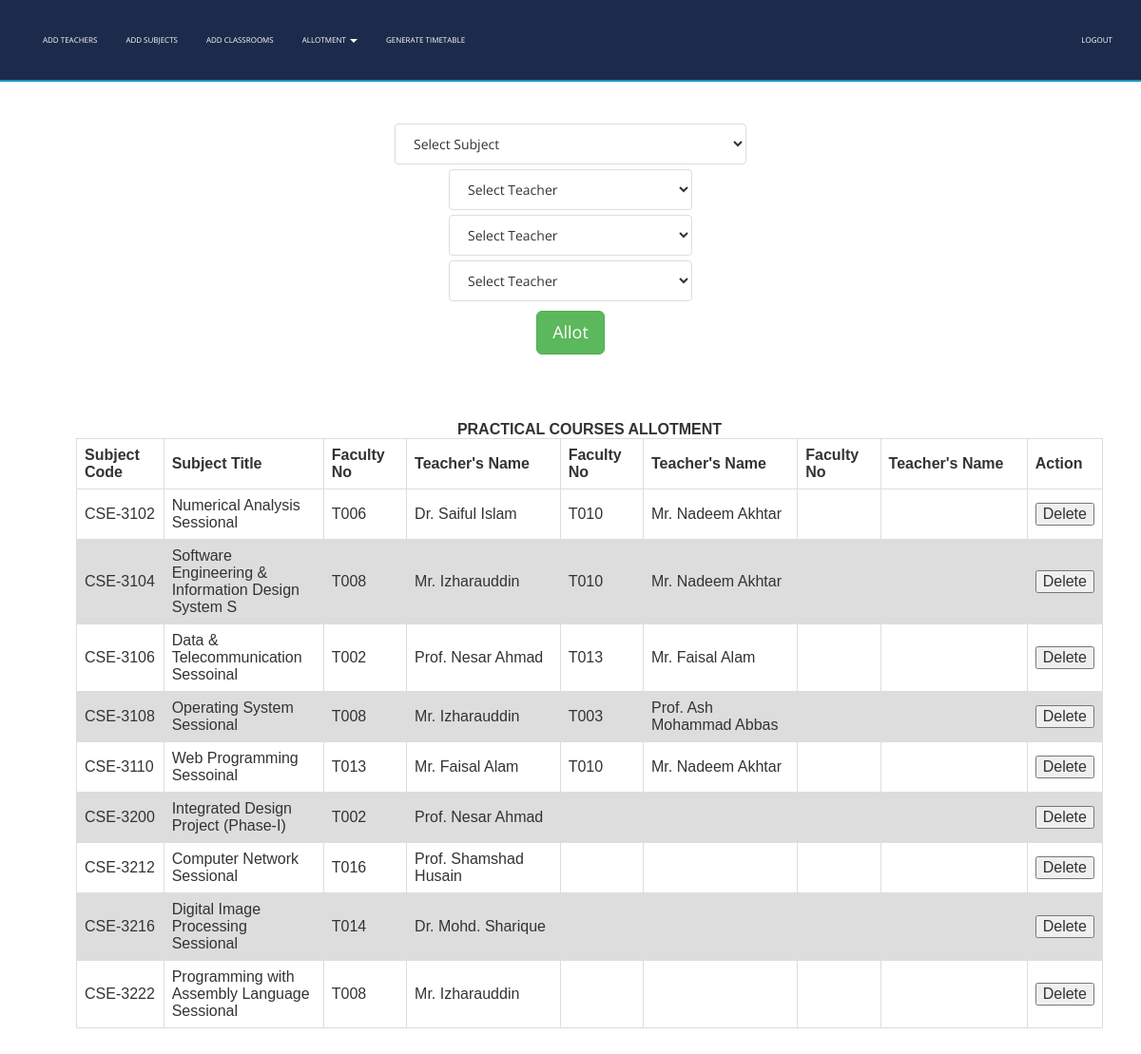
The page /allotpracticals.php on the database its author committed.
### tables this page shows
CREATE TABLE `subjects` (
  `subject_code` varchar(10) NOT NULL,
  `subject_name` varchar(50) NOT NULL,
  `course_type` varchar(15) NOT NULL,
  `semester` int(1) NOT NULL,
  `department` varchar(50) NOT NULL,
  `isAlloted` int(1) NOT NULL,
  `allotedto` text NOT NULL,
  `allotedto2` text NOT NULL,
  `allotedto3` text NOT NULL
);

CREATE TABLE `teachers` (
  `faculty_number` varchar(10) NOT NULL,
  `name` text NOT NULL,
  `alias` varchar(10) NOT NULL,
  `designation` varchar(30) NOT NULL,
  `contact_number` varchar(15) NOT NULL,
  `emailid` varchar(50) NOT NULL
);

### allotpracticals.php (the view, shortened to what this page needs)
<!DOCTYPE html>
<html xmlns="http://www.w3.org/1999/xhtml" xmlns="http://www.w3.org/1999/html">
<head>
    <link href="assets/css/bootstrap.css" rel="stylesheet"/>
    <link href="assets/css/font-awesome.min.css" rel="stylesheet"/>
    <link href="assets/css/flexslider.css" rel="stylesheet"/>
    <link href="assets/css/style.css" rel="stylesheet"/>
</head>
<body>
<div class="navbar navbar-inverse navbar-fixed-top " id="menu">
    <div class="container">
        <div class="navbar-collapse collapse move-me">
            <ul class="nav navbar-nav navbar-left">
                <li><a href="addteachers.php">ADD TEACHERS</a></li>
                <li><a href="addsubjects.php">ADD SUBJECTS</a></li>
                <li><a href="addclassrooms.php">ADD CLASSROOMS</a></li>
                <li class="dropdown"><a class="dropdown-toggle" data-toggle="dropdown" aria-expanded="false">ALLOTMENT
                        <span class="caret"></span></a>
                </li>
                <li><a href="generatetimetable.php">GENERATE TIMETABLE</a></li>
            </ul>
            <ul class="nav navbar-nav navbar-right">
                <li><a href="index.php">LOGOUT</a></li>
            </ul>
        </div>
    </div>
</div>
<br>
<form action="allotmentpracticalFormvalidation.php" method="post" style="margin-top: 100px">
    <div align="center">
        <select name="tobealloted" class="list-group-item">
            <?php
            $q = mysqli_query(mysqli_connect("localhost", "root", "", "ttms"),
                "SELECT * FROM subjects WHERE course_type = 'LAB'");
            $row_count = mysqli_num_rows($q);
            if ($row_count) {
                $mystring = '
         <option selected disabled>Select Subject</option>';
                while ($row = mysqli_fetch_assoc($q)) {
                    if ($row['isAlloted'] == 1)
                        continue;
                    $mystring .= '<option value="' . $row['subject_code'] . '">' . $row['subject_name'] . '</option>';
                }
                echo $mystring;
            }
            ?>
        </select>
    </div>
    <div align="center" style="margin-top: 5px">
        <select name="toalloted" class="list-group-item">
            <?php
            $q = mysqli_query(mysqli_connect("localhost", "root", "", "ttms"),
                "SELECT * FROM teachers ");
            $row_count = mysqli_num_rows($q);
            if ($row_count) {
                $mystring = '
         <option selected disabled>Select Teacher</option>';
                while ($row = mysqli_fetch_assoc($q)) {
                    $mystring .= '<option value="' . $row['faculty_number'] . '">' . $row['name'] . '</option>';
                }
                echo $mystring;
            }
            ?>
        </select>
    </div>
    <div align="center" style="margin-top: 5px">
        <select name="toalloted2" class="list-group-item">
            <?php
            $q = mysqli_query(mysqli_connect("localhost", "root", "", "ttms"),
                "SELECT * FROM teachers ");
            $row_count = mysqli_num_rows($q);
            if ($row_count) {
                $mystring = '
         <option selected disabled>Select Teacher</option>';
                while ($row = mysqli_fetch_assoc($q)) {
                    $mystring .= '<option value="' . $row['faculty_number'] . '">' . $row['name'] . '</option>';
                }
                echo $mystring;
            }
            ?>
        </select>
    </div>
    <div align="center" style="margin-top: 5px">
        <select name="toalloted3" class="list-group-item">
            <?php
            $q = mysqli_query(mysqli_connect("localhost", "root", "", "ttms"),
                "SELECT * FROM teachers ");
            $row_count = mysqli_num_rows($q);
            if ($row_count) {
                $mystring = '
         <option selected disabled>Select Teacher</option>';
                while ($row = mysqli_fetch_assoc($q)) {
                    $mystring .= '<option value="' . $row['faculty_number'] . '">' . $row['name'] . '</option>';
                }
                echo $mystring;
            }
            ?>
        </select>
    </div>
    <div align="center" style="margin-top: 10px">
        <button type="submit" class="btn btn-success btn-lg">Allot</button>
    </div>
</form>
<table id=allotedpracticalstable>
    <caption><strong>PRACTICAL COURSES ALLOTMENT</strong></caption>
    <tr>
        <th width="130">Subject Code</th>
        <th width=200>Subject Title</th>
        <th width="120">Faculty No</th>
        <th width="300">Teacher's Name</th>
        <th width="120">Faculty No</th>
        <th width="300">Teacher's Name</th>
        <th width="120">Faculty No</th>
        <th width="300">Teacher's Name</th>
        <th width="40">Action</th>
    </tr>
    <tbody>
    <?php
    $q = mysqli_query(mysqli_connect("localhost", "root", "", "ttms"),
        "SELECT * FROM subjects");
    while ($row = mysqli_fetch_assoc($q)) {
        if (!($row['course_type'] == "LAB"))
            continue;
        $teacher_id1 = $row['allotedto'];
        $teacher_id2 = $row['allotedto2'];
        $teacher_id3 = $row['allotedto3'];
        $t1 = mysqli_query(mysqli_connect("localhost", "root", "", "ttms"),
            "SELECT name FROM teachers WHERE faculty_number = '$teacher_id1'");
        $trow1 = mysqli_fetch_assoc($t1);
        $t2 = mysqli_query(mysqli_connect("localhost", "root", "", "ttms"),
            "SELECT name FROM teachers WHERE faculty_number = '$teacher_id2'");
        $trow2 = mysqli_fetch_assoc($t2);
        $t3 = mysqli_query(mysqli_connect("localhost", "root", "", "ttms"),
            "SELECT name FROM teachers WHERE faculty_number = '$teacher_id3'");
        $trow3 = mysqli_fetch_assoc($t3);
        echo "<tr><td>{$row['subject_code']}</td>
                    <td>{$row['subject_name']}</td>
                    <td>{$row['allotedto']}</td>
                    <td>{$trow1['name']}</td>
                    <td>{$row['allotedto2']}</td>
                    <td>{$trow2['name']}</td>
                    <td>{$row['allotedto3']}</td>
                    <td>{$trow3['name']}</td>
                   <td>
                    <button>Delete</button></td>
                    </tr>\n";
    }
    ?>
    </tbody>
</table>
</body>
</html>

### assets/css/style.css (style rules this page uses)
#menu { background-color: rgba(28, 43, 75, 1); color: #fff; font-size: 8px; font-weight: 400; min-height: 40px; padding: 10px 0; border-bottom: 2px solid #1A94C4; }
.navbar-inverse { border-color: transparent; }
.navbar-inverse .navbar-nav > li > a, .navbar-inverse .navbar-nav > li > a:hover { color: #FFF; padding: 22px 15px; }

### allotpracticals.php (style rules this page uses)
table { margin-top: 70px; margin-bottom: 50px; font-family: arial, sans-serif; border-collapse: collapse; margin-left: 80px; width: 90%; }
td, th { border: 1px solid #dddddd; text-align: left; padding: 8px; }
tr:nth-child(even) { background-color: #dddddd; }

### rows shown on the page
subjects: subject_code "CSE-3102", subject_name "Numerical Analysis Sessional", allotedto "T006", teachers.name "Dr. Saiful Islam", allotedto2 "T010", teachers.name "Mr. Nadeem Akhtar"
subjects: subject_code "CSE-3104", subject_name "Software Engineering & Information Design System S", allotedto "T008", teachers.name "Mr. Izharauddin", allotedto2 "T010", teachers.name "Mr. Nadeem Akhtar"
subjects: subject_code "CSE-3106", subject_name "Data & Telecommunication Sessoinal", allotedto "T002", teachers.name "Prof. Nesar Ahmad", allotedto2 "T013", teachers.name "Mr. Faisal Alam"
subjects: subject_code "CSE-3108", subject_name "Operating System Sessional", allotedto "T008", teachers.name "Mr. Izharauddin", allotedto2 "T003", teachers.name "Prof. Ash Mohammad Abbas"
subjects: subject_code "CSE-3110", subject_name "Web Programming Sessoinal", allotedto "T013", teachers.name "Mr. Faisal Alam", allotedto2 "T010", teachers.name "Mr. Nadeem Akhtar"
subjects: subject_code "CSE-3200", subject_name "Integrated Design Project (Phase-I)", allotedto "T002", teachers.name "Prof. Nesar Ahmad"
subjects: subject_code "CSE-3212", subject_name "Computer Network Sessional", allotedto "T016", teachers.name "Prof. Shamshad Husain"
subjects: subject_code "CSE-3216", subject_name "Digital Image Processing Sessional", allotedto "T014", teachers.name "Dr. Mohd. Sharique"
subjects: subject_code "CSE-3222", subject_name "Programming with Assembly Language Sessional", allotedto "T008", teachers.name "Mr. Izharauddin"
